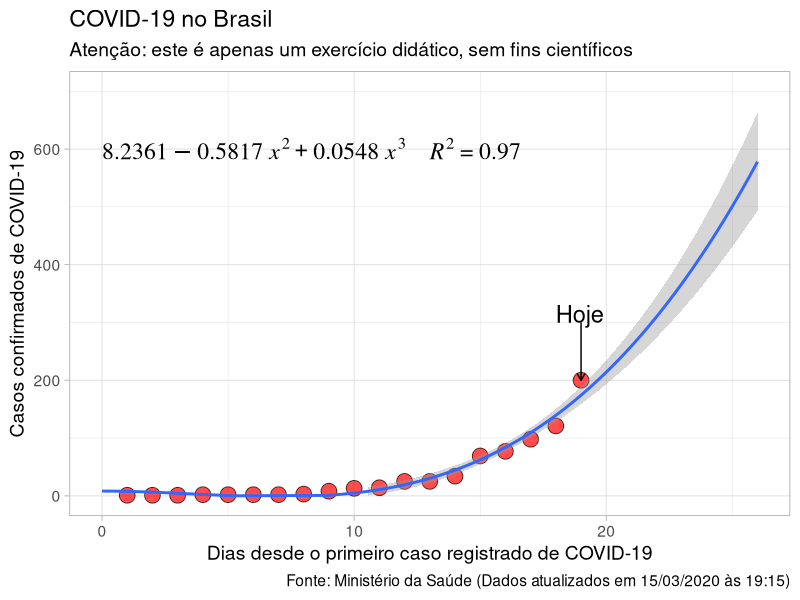

Here is the R script that generated this plot:
library(ggplot2)
library(readr)
library(polynom)


covid19 <- read_delim("covid19_brasil.csv",
                      ";", escape_double = FALSE, col_types = cols(datas = col_datetime(format = "%d/%m/%Y")),
                      trim_ws = TRUE)
covid19_1<-covid19
colnames(covid19_1)<-c('datas', "y", "x")
my.formula<-y~I(x^2)+I(x^3)
m <- lm(my.formula, covid19_1)
summary(m)
m
my.eq<-"8.2361 - 0.5817*x^2 + 0.0548*x^3"
p<-ggplot(data=covid19, aes(t,casos)) + xlim(0,26)+ylim(0,700)+
  geom_point(alpha=0.7, shape=21, fill="red", colour="black", size=5) +
  geom_smooth(method="lm", se=TRUE, formula=y~I(x^2)+I(x^3), fullrange=TRUE)
label.text <- paste(gsub("x", "~italic(x)", my.eq, fixed = TRUE),
                    paste("italic(R)^2",
                          format(summary(m)$r.squared, digits = 2),
                          sep = "~`=`~"),
                    sep = "~~~~")
p<-p+labs(y="Casos confirmados de COVID-19", x = "Dias desde o primeiro caso registrado de COVID-19", caption = "Fonte: Ministério da Saúde (Dados atualizados em 15/03/2020 às 19:15)") +
  ggtitle("COVID-19 no Brasil", subtitle = "Atenção: este é apenas um exercício didático, sem fins científicos")
p<-p + theme_light(base_size = 14)
p<-p + annotate(geom = "text", x = 0, y = 600, label = label.text,
                family = "serif", hjust = 0, parse = TRUE, size =6)

jpeg(filename = "covid19.jpg",width = 2500, height = 2500,
     units = "px",
     quality = 100,
     bg = "white",
     res = 300, family="serif")

p+annotate(geom = "curve", x = 19, y = 300, xend = 19, yend = 200, 
  curvature = 0, arrow = arrow(length = unit(2, "mm"))) +
  annotate(geom = "text", x = 18, y = 315, label = "Hoje", hjust = "left", cex=6)

dev.off()
